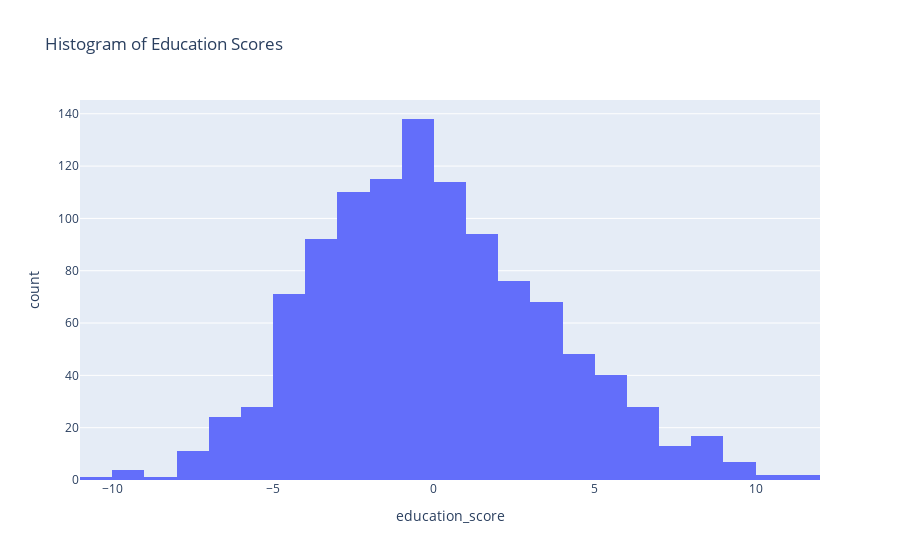

Write notebook code for a chart like this one.
### Code cell
# Histogram - Example using 'education_score'
histogram = px.histogram(df, x='education_score', nbins=30, title='Histogram of Education Scores')
histogram.show()

### Figure 1 — Plotly figure (JSON) as saved in the notebook; plotly's stock layout.template omitted (floating-point values rounded to 4 significant figures; data arrays with more than 128 entries replaced by an {"elided": "..."} marker saying what was removed)
{"data": [{"alignmentgroup": "True", "bingroup": "x", "hovertemplate": "education_score=%{x}<br>count=%{y}<extra></extra>", "legendgroup": "", "marker": {"color": "#636efa", "pattern": {"shape": ""}}, "name": "", "nbinsx": 30, "offsetgroup": "", "orientation": "v", "showlegend": false, "type": "histogram", "x": {"elided": "1104 float values"}, "xaxis": "x", "yaxis": "y"}], "layout": {"barmode": "relative", "legend": {"tracegroupgap": 0}, "title": {"text": "Histogram of Education Scores"}, "xaxis": {"anchor": "y", "domain": [0, 1], "title": {"text": "education_score"}}, "yaxis": {"anchor": "x", "domain": [0, 1], "title": {"text": "count"}}}}
